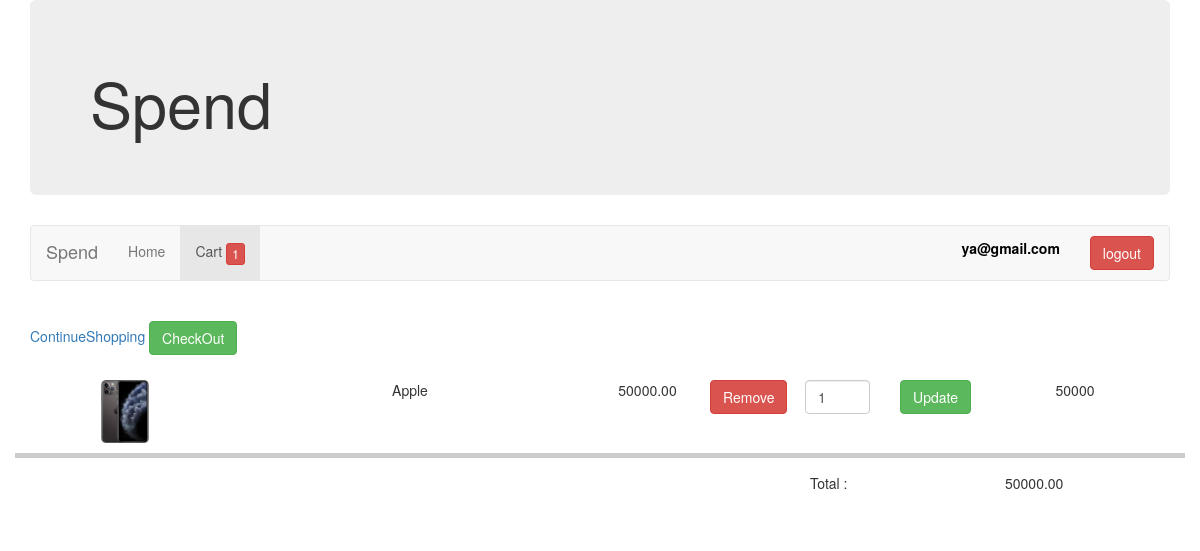
The app's page /cart/ (signed in) with its own data.
### shopping/models.py (models this page shows, shortened)
class Item(models.Model):
    cart = models.ForeignKey(Cart,verbose_name='cart',related_name='cart',on_delete=models.CASCADE)
    quantity = models.PositiveIntegerField(verbose_name='quantity')
    product = models.ForeignKey(Product,verbose_name='product' ,related_name='product',on_delete=models.PROTECT)

class Product(models.Model):
    title = models.CharField(null=True,blank=True,max_length=100)
    description = models.CharField(null=True,blank=True, max_length=100)
    unit_price = models.DecimalField(max_digits=18,decimal_places=2,verbose_name='unit price')
    total_items = models.IntegerField()

### shopping/views.py (the view)
# urls.py: path('cart/',cart,name='cart'),
def cart(request):
    user = request.user
    items = ''
    cart_items = []
    if user.is_anonymous:
        user = ''
    else:
        cart_items = Item.objects.filter(cart__user = user, cart__checked_out=False)
        items = 0
        for i in cart_items:
            items+= i.quantity
    items_sum = calculate_sum(cart_items)
    return render(request,'cart.html',{'user':user,'items':items,'page':'cart','cart_items':cart_items,'sum':items_sum})

### shopping/views.py (called while the page is built)
def calculate_sum(cart_items):
    items_sum=0
    for item in cart_items:
        items_sum = items_sum + (item.quantity*item.product.unit_price)
    return items_sum

### shopping/templates/cart.html (shortened to what this page needs)
{% extends "base.html" %}
{% load static %}
{% block content %}
{% if cart_items %}
    <div class="row">
        <div class="col-md-3">
            <a href="{% url 'index' %}">ContinueShopping</a>
            <a href="{% url 'thank_you' %}" class="btn btn-success" role="button">CheckOut</a>
        </div>
    </div>
    <div class="row" style="border-bottom: 5px solid #ccc;">
        {% for item in cart_items %}
            <div class="col-md-12">
                <div class="col-md-2">
                    <img style="width:30%;display:block; margin:0 auto" src=" {{ STATIC_URL }}/static/{{item.product.title}}.jpg">
                </div>
                <div class="col-md-4" style="text-align: center;">
                    <p>{{ item.product.title }} </p>
                </div>
                <div class="col-md-1" style="text-align: center;">
                    <p>{{ item.product.unit_price }} </p>
                </div>
                <div class="col-md-1" style="text-align: center;">
                    <a href="{% url 'remove_item' %}?item_id={{ item.id }} "  class="btn btn-danger" role="button"> Remove  </a>
                </div>
                <div class="col-md-1" style="text-align: center;">
                    <input type="text" class="form-control" id="{{ item.id }}" placeholder="quantity" value="{{ item.quantity }}">
                </div>
                <div class="col-md-1" style="text-align: center;">
                    <button class="btn btn-success" onclick="call_updater('/update_item/',{{item.id}})"> Update </button>
                </div>
                <div class="col-md-2" style="text-align: center;">
                    {% widthratio item.product.unit_price 1 item.quantity %}
                </div>
            </div>
            <br>
        {% endfor %}
    </div>
    <div class="row">
        <div class="col-md-8">
        </div>
        <div class="col-md-2">
            <span> Total : </span>
        </div>
        <div class="col-md-2">
            <span> {{ sum }}</span>
        </div>
    </div>
{% else %}
<h1>  Your Shopping Cart is empty. </h1>
{% endif %}
{% endblock %}

### shopping/templates/base.html (shortened to what this page needs)
{% load static %}
<!DOCTYPE  html>
<html >
<head>
    <link rel="stylesheet" href="https://maxcdn.bootstrapcdn.com/bootstrap/3.3.7/css/bootstrap.min.css"
>
    <link rel="stylesheet" href="{% static 'default.css' %}">
    <link rel="stylesheet" href="{% static 'equal-height.css' %}">
</head>
<body>
    <div class="container">
        <div class="jumbotron">
            <h1>Spend</h1>
        </div>
        <nav class="navbar navbar-default">
            <div class="container-fluid">
                <div class="navbar-header">
                    <a class="navbar-brand" href="{% url 'index' %}">Spend</a>
                </div>
                <ul class="nav navbar-nav">
                    <li class = {% if page == 'home' %} 'active' {% endif %} > <a href="{% url 'index' %}">Home</a> </li>
                    {% if user %}
                    <li class = {% if page == "cart" %} "active" {% endif %} > <a href="{% url 'cart' %}">Cart
                        {% if items > 0 %}
                            <button type="button" class="btn btn-danger btn-xs">  {{ items }} </button>
                        {% endif %}
                    </a>  </li>
                    {% endif %}
                </ul>
                <ul class="nav navbar-nav navbar-right">
                    {% if user.is_authenticated %}
                        <li>  <a href="#" class="username-display"><p style="color: black;">{{ user.username }}</p>   </a>  </li>
                        <li>
                            <a href="{% url 'logout' %}" class="right-nav-display">
                              <button type="button" class="btn btn-danger">logout </button>
                            </a>
                        </li>
                    {%  else  %}
                    <li><a href="{% url 'signup' %}"><span class="glyphicon glyphicon-user"></span> Sign Up</a></li>
                    <li><a href="{% url 'login' %}"><span class="glyphicon glyphicon-log-in"></span> Login</a></li>
                    {% endif %}
                </ul>
            </div>
        </nav>
        <div class="row">
            <div class="col-sm-12">
                {% block content %}{% endblock %}
            </div>
        </div>
    </div>
</body>
</html>

### shopping/static/default.css (style rules this page uses)
.username-display { margin-bottom: -20px; margin-top: -3px; font-weight: bold; padding-bottom: 0px; }
.right-nav-display { margin-bottom: -20px; margin-top: -5px; }

### shopping/static/equal-height.css (style rules this page uses)
.container { padding-right: 15px; padding-left: 15px; }
.row { margin-bottom: 20px; }
.row .row { margin-top: 10px; margin-bottom: 0; }
[class*="col-"] { padding-top: 5px; padding-bottom: 5px; }

### records on screen
Item: product (picture), product "Apple", product.unit_price "50000.00", quantity "1", product+quantity "50000"

### other values on screen
{{ items }} "1"
{{ user.username }} "ya@gmail.com"
{{ sum }} "50000.00"
